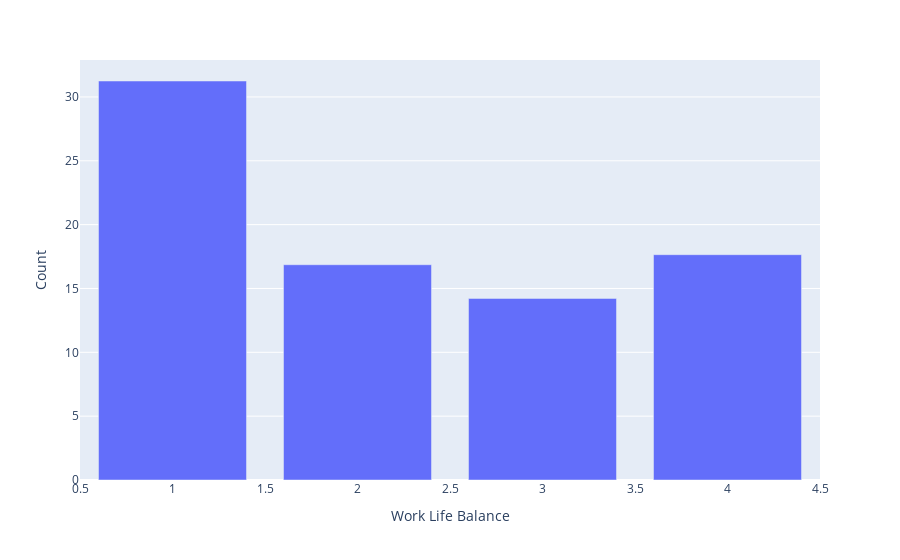

This figure's notebook cell:
### Markdown cell above
The above data shows attrition percentage w.r.t Educational fields

### Code cell
df1 = df[df['Attrition'] == 1] 
abc = (df1.groupby('WorkLifeBalance').agg('count')['Attrition']/df.groupby('WorkLifeBalance').agg('count')['Attrition']) * 100
fig = px.bar(x = abc.index, y = abc.values, labels={'x': 'Work Life Balance', 'y' : 'Count'})
fig.show()

### Figure 1 — Plotly figure (JSON) as saved in the notebook; plotly's stock layout.template omitted (floating-point values rounded to 4 significant figures)
{"data": [{"alignmentgroup": "True", "hovertemplate": "Work Life Balance=%{x}<br>Count=%{y}<extra></extra>", "legendgroup": "", "marker": {"color": "#636efa", "pattern": {"shape": ""}}, "name": "", "offsetgroup": "", "orientation": "v", "showlegend": false, "textposition": "auto", "type": "bar", "x": [1, 2, 3, 4], "xaxis": "x", "y": [31.25, 16.86, 14.22, 17.65], "yaxis": "y"}], "layout": {"barmode": "relative", "legend": {"tracegroupgap": 0}, "margin": {"t": 60}, "xaxis": {"anchor": "y", "domain": [0, 1], "title": {"text": "Work Life Balance"}}, "yaxis": {"anchor": "x", "domain": [0, 1], "title": {"text": "Count"}}}}
